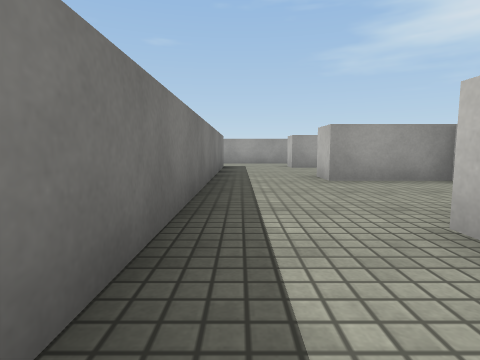
View 1 (above)

17 first-person views from a walk through a 3-D level made in the Unity game engine. The camera is 0.5 m above the floor, tilts 6° down and sees 80° across. Doors are open. The floor is counted in squares, 1 m on a side. Each view is taken from the middle of a square. On the plan, view 1 faces up. The plan holds only what a view shows up to about 9 squares ahead; the rest is blank. The player is left out. Surface patterns are stand-ins for the level's own textures.

View 2
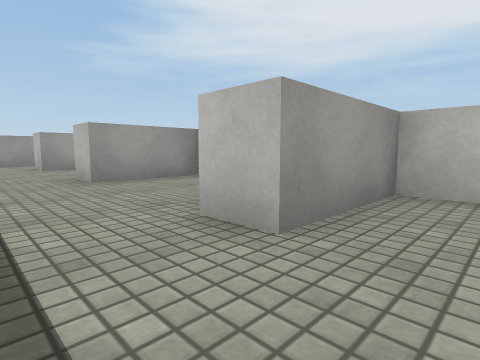

View 3
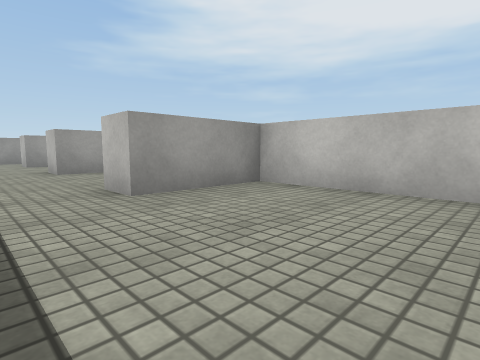

View 4
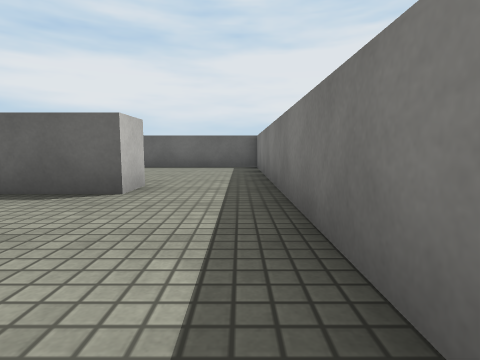

View 5
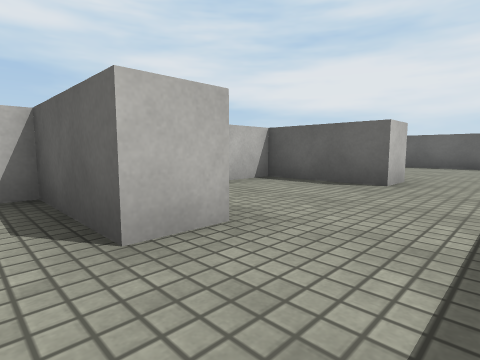

View 6
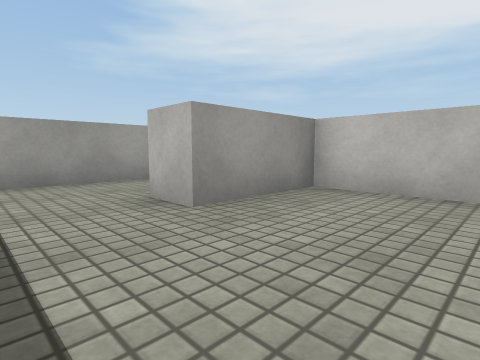

View 7
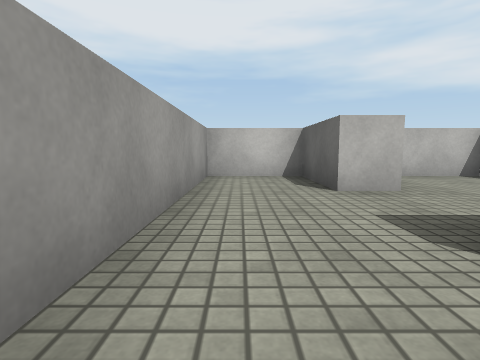

View 8
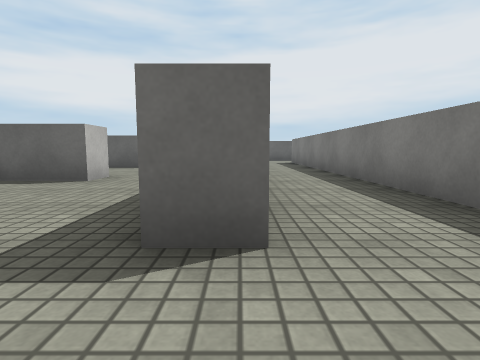

View 9
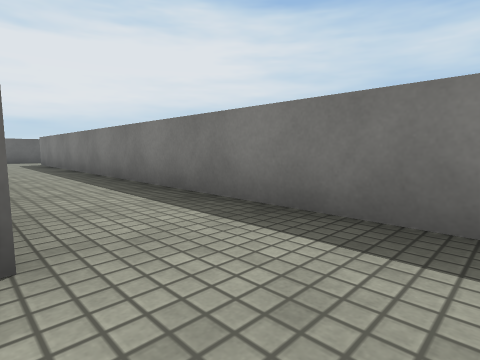

View 10
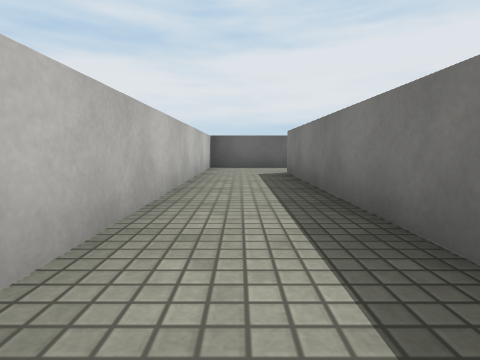

View 11
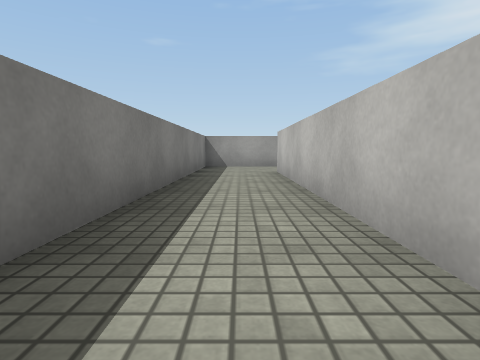

View 12
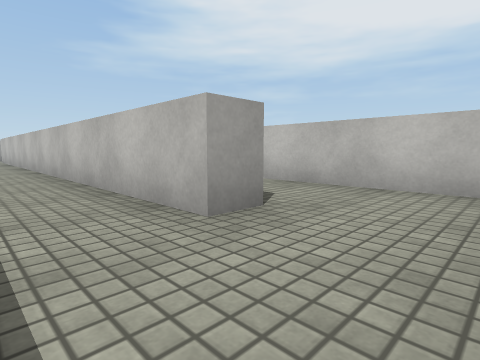

View 13
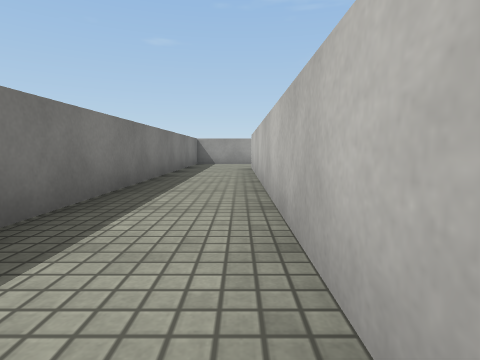

View 14
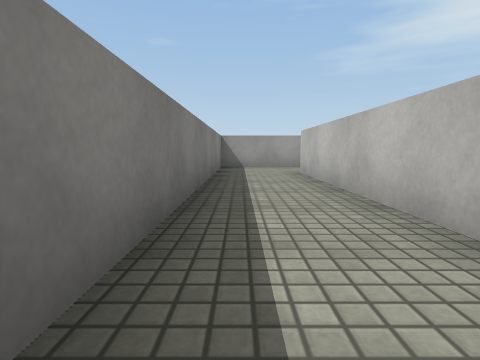

View 15
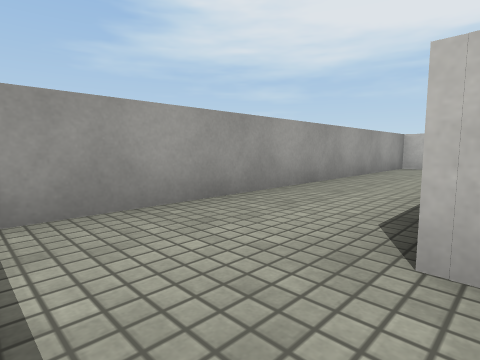

View 16
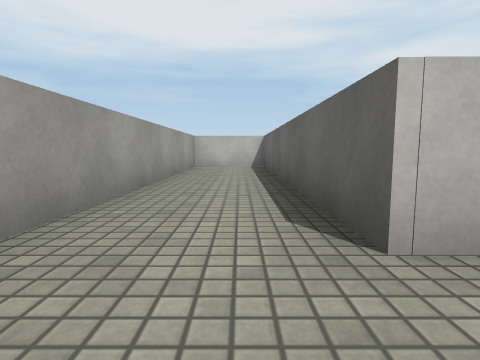

View 17
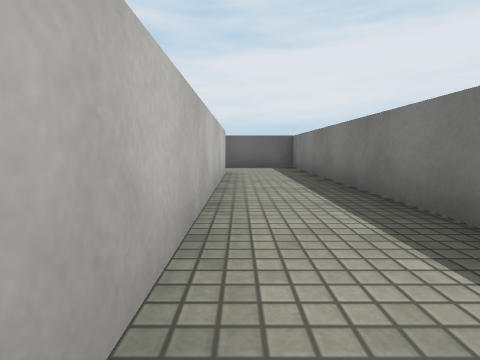

### Floor plan
Points are (right, up) in squares from view 1. A wall is a line through its corners. A room is listed if a view was taken in it or the views show most of it. See-through windows are left out.
Room 1 (views 1, 2, 3)
walls: (3.5, -1.8) (3.5, 1) (1.5, 1); (-0.5, 1.6) (-0.5, -3.4) (2.9, -3.4)
ways out: open door at (0.5, 1.5) to room 6
Room 2 (views 4, 5, 6)
walls: (-0.5, 8.6) (-0.5, 4.6); (1.5, 4.6) (1.5, 5.4) (3.5, 5.4) (3.5, 8) (1.5, 8) (1.5, 8.8)
ways out: opening at (0.5, 8) to room 4; opening at (0.5, 5) to room 6
Room 3 (views 7, 10, 11)
walls: (-3.5, -3.4) (-1.1, -3.4) (-1.1, 8.6); (-1.5, 10.6) (-3, 10.6) (-3, -1.3) (-3.7, -1.3)
ways out: opening at (-1, 9.5) to room 4; opening at (-3, -2.5) to room 5
Room 4 (views 8, 9)
walls: (1.5, 8.8) (3.5, 8.8) (3.5, 10.6) (-1.5, 10.6); (-1.1, 8.6) (-0.5, 8.6)
ways out: opening at (0.5, 8) to room 2; opening at (-1, 9.5) to room 3
Room 5 (views 12, 13, 14, 15, 16, 17)
walls: (-5.5, 3.2) (-5.5, -3.4) (-3.5, -3.4); (-3.7, -1.3) (-3.7, 11.3) (3.5, 11.3) (3.5, 13.3) (-5.5, 13.3) (-5.5, 4.8)
ways out: opening at (-3, -2.5) to room 3
Room 6 (no view inside)
walls: (-0.5, 4.6) (-0.5, 1.6); (1.5, 1.8) (3.5, 1.8) (3.5, 2.9); (3.5, 4.6) (1.5, 4.6)
ways out: open door at (0.5, 1.5) to room 1; opening at (0.5, 5) to room 2

Where each view was taken, in squares from view 1:
view 1: 0 up, 0 right, facing up
view 2: 0 up, 0 right, facing up-right
view 3: 2 down, 0 right, facing up-right
view 4: 5 up, 0 right, facing down
view 5: 6 up, 0 right, facing down-right
view 6: 6 up, 0 right, facing up-right
view 7: 10 up, 2 left, facing right
view 8: 10 up, 1 left, facing down
view 9: 10 up, 1 left, facing down-left
view 10: 5 up, 2 left, facing down
view 11: 2 up, 2 left, facing up
view 12: 3 down, 5 left, facing up-right
view 13: 3 up, 4 left, facing up
view 14: 5 up, 5 left, facing up
view 15: 11 up, 5 left, facing up-right
view 16: 12 up, 5 left, facing right
view 17: 5 up, 4 left, facing down
